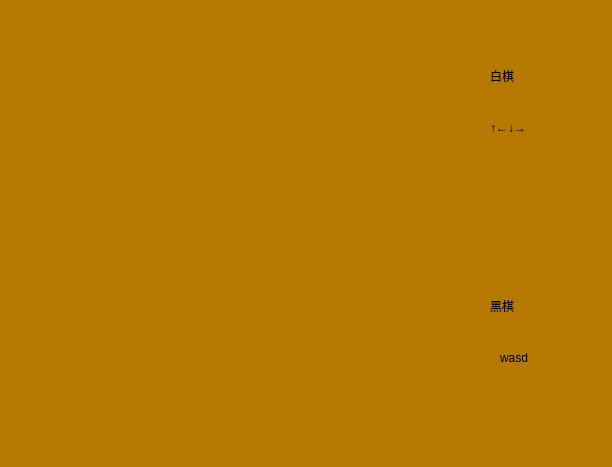
<?xml version="1.0" encoding="UTF-8"?>
<ui version="4.0">
 <class>Widget</class>
 <widget class="QWidget" name="Widget">
  <property name="geometry">
   <rect>
    <x>0</x>
    <y>0</y>
    <width>612</width>
    <height>467</height>
   </rect>
  </property>
  <property name="windowTitle">
   <string>Widget</string>
  </property>
  <property name="styleSheet">
   <string notr="true">background-color: rgb(181, 121, 0);</string>
  </property>
  <widget class="QLabel" name="label">
   <property name="geometry">
    <rect>
     <x>490</x>
     <y>60</y>
     <width>81</width>
     <height>31</height>
    </rect>
   </property>
   <property name="styleSheet">
    <string notr="true">font: 75 24pt &quot;Agency FB&quot;;</string>
   </property>
   <property name="text">
    <string>白棋</string>
   </property>
  </widget>
  <widget class="QLabel" name="label_2">
   <property name="geometry">
    <rect>
     <x>490</x>
     <y>290</y>
     <width>81</width>
     <height>31</height>
    </rect>
   </property>
   <property name="styleSheet">
    <string notr="true">font: 75 24pt &quot;Agency FB&quot;;</string>
   </property>
   <property name="text">
    <string>黑棋</string>
   </property>
  </widget>
  <widget class="QLabel" name="label_3">
   <property name="geometry">
    <rect>
     <x>490</x>
     <y>120</y>
     <width>71</width>
     <height>16</height>
    </rect>
   </property>
   <property name="text">
    <string>↑←↓→</string>
   </property>
  </widget>
  <widget class="QLabel" name="label_4">
   <property name="geometry">
    <rect>
     <x>500</x>
     <y>350</y>
     <width>61</width>
     <height>16</height>
    </rect>
   </property>
   <property name="text">
    <string>wasd</string>
   </property>
  </widget>
 </widget>
 <layoutdefault spacing="6" margin="11"/>
 <resources/>
 <connections/>
</ui>
